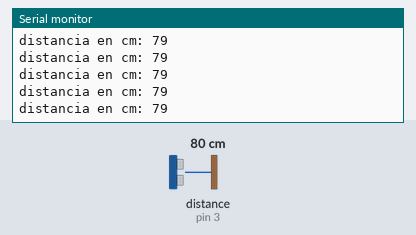
Bench run of a sketch on a simulated Arduino Uno, built with avr-gcc and run on an emulated ATmega328P. Shown: the last lines printed to the serial monitor. Wiring (inferred from the names in the program): ultrasonic range finder: trigger pin 2; echo pin 3. The test bench sets the inputs (shaded band); at power-on: distance to the obstacle (sensor on pin 3) 80 cm. The echo pulse lasts 58.3 µs per cm.

Above: at 1.2 s.
1.3 s: distance to the obstacle (sensor on pin 3) set to 120 cm
At 2.2 s:
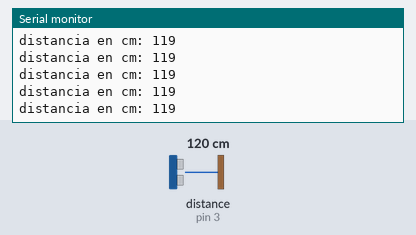
4.3 s: distance to the obstacle (sensor on pin 3) set to 18 cm
At 5.3 s:
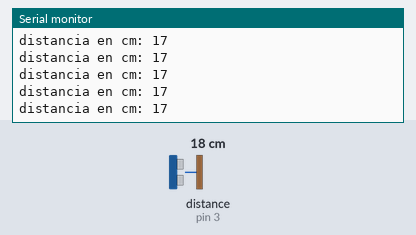
7.3 s: distance to the obstacle (sensor on pin 3) set to 2 cm
At 8.2 s:
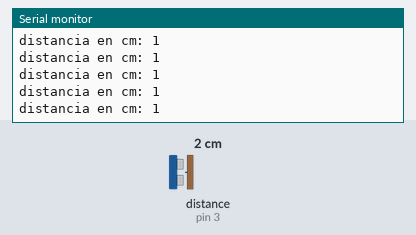
16.3 s: distance to the obstacle (sensor on pin 3) set to 250 cm
At 17.3 s:
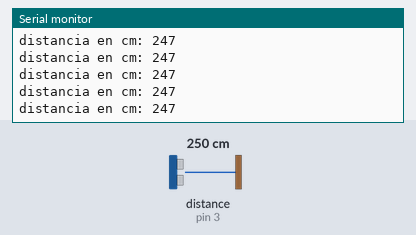
Timing chart, 0 to 19.3 s (numbered marks = the images above; inputs shaded):
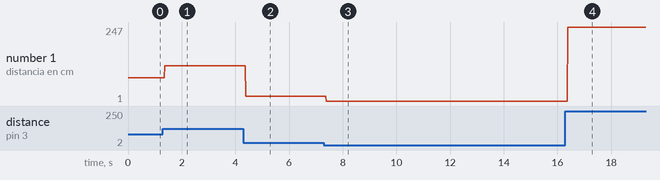

Measured:
- after the input at 1.3 s, the serial monitor: prints a new line after 0.07 s (image 1)
- after the input at 4.3 s, the serial monitor: prints a new line after 0.09 s (image 2)
- after the input at 7.3 s, the serial monitor: prints a new line after 0.08 s (image 3)
- after the input at 16.3 s, the serial monitor: prints a new line after 0.09 s (image 4)
- plotted number 1: 79 → 119 after the input at 1.3 s, 119 → 17 after the input at 4.3 s, 17 → 1 after the input at 7.3 s, 1 → 247 after the input at 16.3 s

The sketch:

Sensor_HC-SR04.ino
```cpp
int ptrig = 2;            // pin 3 como (ptrig)
int pecho = 3;            // pin 2 como (pecho)
int duracion, distancia;  // Calcular distacia

void setup()  {
  Serial.begin (9600);
  pinMode(pecho, INPUT);
  pinMode(ptrig,OUTPUT);
}

void loop()  {

     digitalWrite(ptrig, HIGH); // Enviar un pulso de trigger por 10us
     delay(0.01);
     digitalWrite(ptrig, LOW);

     duracion = pulseIn(pecho, HIGH); // Lee el tiempo del Echo
     //distancia = duracion*0.017;    // calcula la distancia en centimetros
     distancia = duracion/58.8;
     delay(10);

  Serial.print("distancia en cm: ");
  Serial.println(distancia);

}
```
